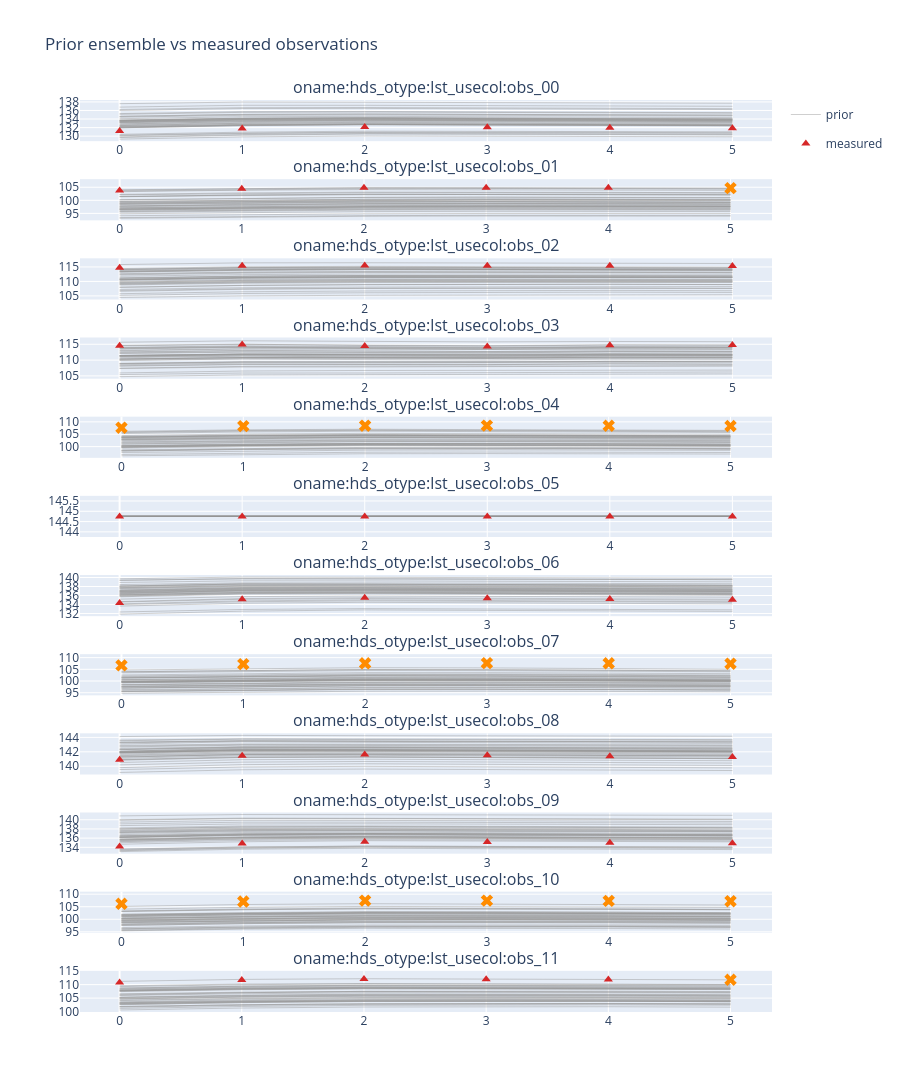

Notebook code cell kept with this figure:
### Markdown cell above
## 2. Prior Monte Carlo -- "early and often"

Evaluate the **prior** parameter ensemble once (`cal.prior(...)`, NOPTMAX = -1) before history matching: is the prior wide enough to explain the data, and is any observation *outside* what the prior can produce? Grey "spaghetti" is the prior simulated ensemble; red triangles are the measured values. **What to look for:** measured points inside the grey band.

### Code cell
# RUN_IES gates the heavy ensemble work in this notebook (prior MC + IES).
# Saved outputs below are from a completed run. Set RUN_IES = True to
# regenerate them (prior MC ~1-2 min, IES ~6-8 min with 12 workers).
RUN_IES = False
if RUN_IES:
    pm = cal.prior(reals=40, workers=12)
    display(pm.plot_prior_vs_obs())
    display(pm.plot_prior_vs_obs(backend='matplotlib'))
else:
    pm = None
